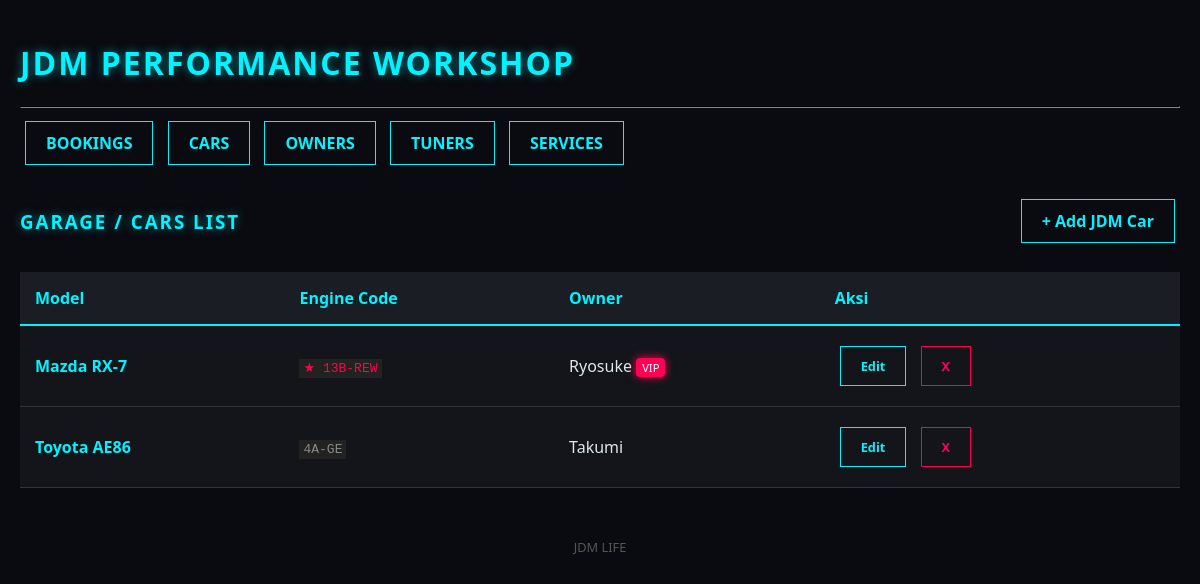
The page /index.php?page=car_list on the database its author committed.
### tables this page shows
CREATE TABLE `cars` (
  `id` int(11) NOT NULL,
  `id_owner` int(11) NOT NULL,
  `model` varchar(100) NOT NULL,
  `kode_mesin` varchar(50) NOT NULL
);

CREATE TABLE `owners` (
  `id` int(11) NOT NULL,
  `nama_owner` varchar(100) NOT NULL,
  `kontak` varchar(50) NOT NULL,
  `membership_status` enum('Reguler','JDM_VIP') DEFAULT 'Reguler'
);

### config/Database.php (called while the page is built, shortened)
<?php
class Database {
    protected $host = "localhost";
    protected $user = "root";
    protected $password = "";
    protected $db_name = "jdm_workshop";
    protected $conn;
    public function __construct() {
        $this->conn = new mysqli($this->host, $this->user, $this->password, $this->db_name);
    }
    public function execute($query) {
        return $this->conn->query($query);
    }
}
?>

### models/CarModel.php (called while the page is built, shortened)
<?php
include_once 'config/Database.php';
class CarModel extends Database {
    public function getAllCars() {
        $query = "SELECT c.*, o.nama_owner, o.membership_status
                  FROM cars c
                  JOIN owners o ON c.id_owner = o.id
                  ORDER BY c.id DESC";
        return $this->execute($query);
    }
}
?>

### views/cars/list.php (the view)
<?php include 'views/templates/header.php'; ?>
<div style="display: flex; justify-content: space-between; align-items: center;">
    <h3>Garage / Cars List</h3>
    <a href="index.php?page=car_add" class="btn">+ Add JDM Car</a>
</div>
<table>
    <thead>
        <tr>
            <th>Model</th>
            <th>Engine Code</th>
            <th>Owner</th>
            <th>Aksi</th>
        </tr>
    </thead>
    <tbody>
        <?php foreach ($viewModel->carList as $car): ?>
        <tr>
            <td style="font-weight:bold; color: var(--neon-blue);"><?= $car->model ?></td>
            <td><?= $car->engine_display ?></td>
            <td><?= $car->owner ?> <?= $car->vip_label ?></td>
            <td>
                <a href="index.php?page=car_edit&id=<?= $car->id ?>" class="btn" style="font-size:0.8em">Edit</a>
                <a href="index.php?page=car_delete&id=<?= $car->id ?>" class="btn btn-danger" style="font-size:0.8em" onclick="return confirm('Yakin hapus mobil ini?')">X</a>
            </td>
        </tr>
        <?php endforeach; ?>
    </tbody>
</table>
<?php include 'views/templates/footer.php'; ?>

### viewmodels/CarViewModel.php (shortened to what this page needs)
<?php
include_once 'models/CarModel.php';
class CarViewModel {
    private $model;
    public function __construct() {
        $this->model = new CarModel();
    }
    public function viewCars() {
        $result = $this->model->getAllCars();
        while ($row = $result->fetch_assoc()) {
            $car = new stdClass();
            $car->id = $row['id'];
            $car->model = $row['model'];
            $legendaryEngines = ['2JZ', 'RB26', '13B', 'K20', '4G63', 'EJ20'];
            $isLegend = false;
            foreach($legendaryEngines as $eng) {
                if (stripos($row['kode_mesin'], $eng) !== false) {
                    $isLegend = true;
                    break;
                }
            }
            if ($isLegend) {
                $car->engine_display = "<span class='engine-badge' style='color:#ff0055; border-color:#ff0055'>★ " . $row['kode_mesin'] . "</span>";
            } else {
                $car->engine_display = "<span class='engine-badge'>" . $row['kode_mesin'] . "</span>";
            }
            $car->owner = $row['nama_owner'];
            $car->vip_label = ($row['membership_status'] == 'JDM_VIP') ? "<span class='badge-vip'>VIP</span>" : "";
        }
    }
}
?>

### views/templates/header.php (style rules this page uses)
:root { --bg-dark: #0a0b10; --panel-bg: #13151a; --neon-blue: #00f3ff; --neon-pink: #ff0055; --text-main: #e0e6ed; }
body { background-color: var(--bg-dark); color: var(--text-main); font-family: 'Segoe UI', Tahoma, Geneva, Verdana, sans-serif; margin: 0; padding: 20px; }
h1, h2, h3 { text-transform: uppercase; letter-spacing: 2px; color: var(--neon-blue); text-shadow: 0 0 10px rgba(0, 243, 255, 0.5); }
table { width: 100%; border-collapse: collapse; margin-top: 20px; background: var(--panel-bg); }
th { background: #1a1d24; color: var(--neon-blue); padding: 15px; text-align: left; border-bottom: 2px solid var(--neon-blue); }
td { padding: 15px; border-bottom: 1px solid #333; }
.badge-vip { background: var(--neon-pink); color: white; padding: 2px 6px; font-size: 0.7em; border-radius: 4px; box-shadow: 0 0 8px var(--neon-pink); }
.engine-badge { color: #888; font-family: monospace; background: #222; padding: 2px 4px; }
.btn { display: inline-block; padding: 10px 20px; margin: 5px; text-decoration: none; font-weight: bold; border: 1px solid var(--neon-blue); color: var(--neon-blue); transition: 0.3s; }
.btn-danger { border-color: var(--neon-pink); color: var(--neon-pink); }

### rows shown on the page
cars: model "Mazda RX-7", kode_mesin "13B-REW", id_owner.nama_owner "Ryosuke", shows "VIP"
cars: model "Toyota AE86", kode_mesin "4A-GE", id_owner.nama_owner "Takumi"
